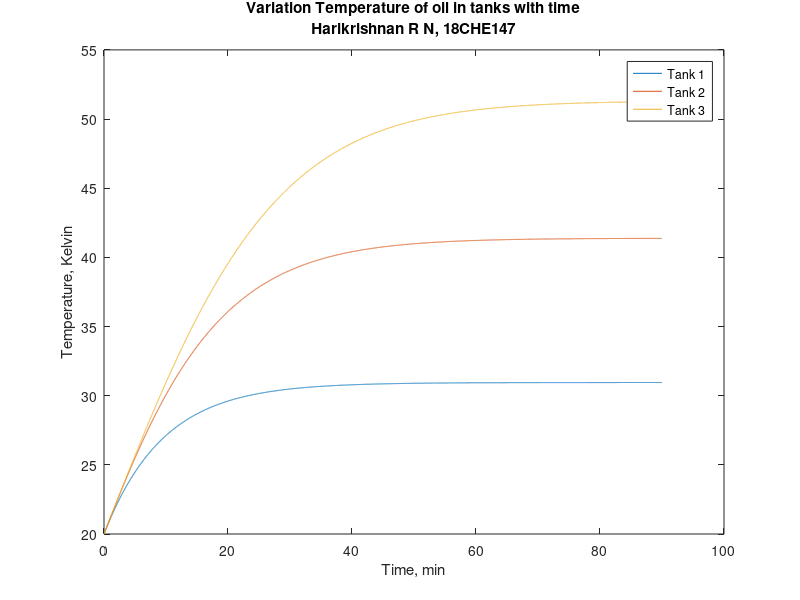

Here is the MATLAB script that generated this plot: (Note: this script raises an error after producing the figure.)
%% Question 6 Harikrishnan R N, 18CHE147
% 
% Here I have showed how to solve the  5th question given in the assignment
%
% Here we need to solve system of ODEs simultenously. 
%% Defining Constants and Arrays: 
% Here we will define all the constants required and the required arrays
%  
% Any changes needed to make in the values of constants can be made from
% here
W = 100 ;   % kg/min, Mass flowrates in the tanks 
M = 1000;   % kg, Mass of oil in each tank 
UA = 10 ; % kJ/min-degC , Product of Heat transfer coefficient and area of the coil
            % of the coil for each tank .
Cp = 2;   % kJ/kg, Heat capacity of oil
n = 3  ;    % Number of tanks 
n_steps = 1e4 ; % Number of time steps you want to solve for 
t_tot = 90; % User total amount of time over which equations 
              % are being solved 
t_step = t_tot/n_steps; % Length of one time step
Ts = 250+273.16; % Temperature of Incoming Steam
T0 = (20+273.16) ; % Initial Temperature condition in each tank 
%% Defining the Function used to solve ODEs : 
% Here I will define a function that returns the Array of ODEs that can be 
% solved using an ODE solver 
%T(1),T(2),T(3) stand for temperature in respective tanks 
dydt = @(t,T,~) [ ((W*Cp*(T0-T(1)))+(UA*(Ts-T(1))))/(M*Cp); % First tank
                  ((W*Cp*(T(1)-T(2)))+(UA*(Ts-T(2))))/(M*Cp); % Second tank
                  ((W*Cp*(T(2)-T(3)))+(UA*(Ts-T(3))))/(M*Cp);]; % Third tank
%% Solving the ODEs : 
% Here I will show how to solve the ODEs using the ode15s solver and how to 
% plot the graphs
T_in = T0*ones(n,1) ; 
tspan = linspace(0,t_tot,n_steps); % To use in ode45 solver
%t_span = [0 90] ; % If u want to use ode15s solver
[t,T] = ode45(@(t,T) dydt(t,T),tspan,T_in) ; 
%[t,T] = ode15s(@(t,T) dydt(t,T),t_span,T_in) ;
figure
plot(t,T-273.16)
title({'Variation Temperature of oil in tanks with time';'Harikrishnan R N, 18CHE147'});
xlabel('Time, min'); ylabel('Temperature, Kelvin')
legend('Tank 1','Tank 2','Tank 3','Location','best')
%% Analysing the data : 
% Here I will show how I extracted the required temperatures and time.
%Solving for finding the steady state Temperatures; 
Fs = @(T,~)    [ ((W*Cp*(T0-T(1)))+(UA*(Ts-T(1))))/(M*Cp); % First tank
                  ((W*Cp*(T(1)-T(2)))+(UA*(Ts-T(2))))/(M*Cp); % Second tank
                  ((W*Cp*(T(2)-T(3)))+(UA*(Ts-T(3))))/(M*Cp);]; % Third tank
T_0 = [30+273.16 ; 40+273.16 ; 50+273.16];
T_sol = fsolve(Fs,T_0); 
T1 = T_sol(1) ; T2 = T_sol(2); T3 = T_sol(3); Ts = [T1;T2;T3];
T3s = (99/100)*T3 ; 
i = 1 ;
while ( 0.99*(T3-273.16) > (T(i,3)-273.16))
    i = i + 1;
end
 
disp('The steady state temperatures are : ')
Tab = table([1:1:n]',Ts-273.16,'VariableNames',{'Tank number','Steady State Temperature, degC'});
disp(Tab)
disp(['Time required to acheive 99% of the Steady State Temperature in Tank 3 = ',num2str(t(i,1)),' minutes'])    


